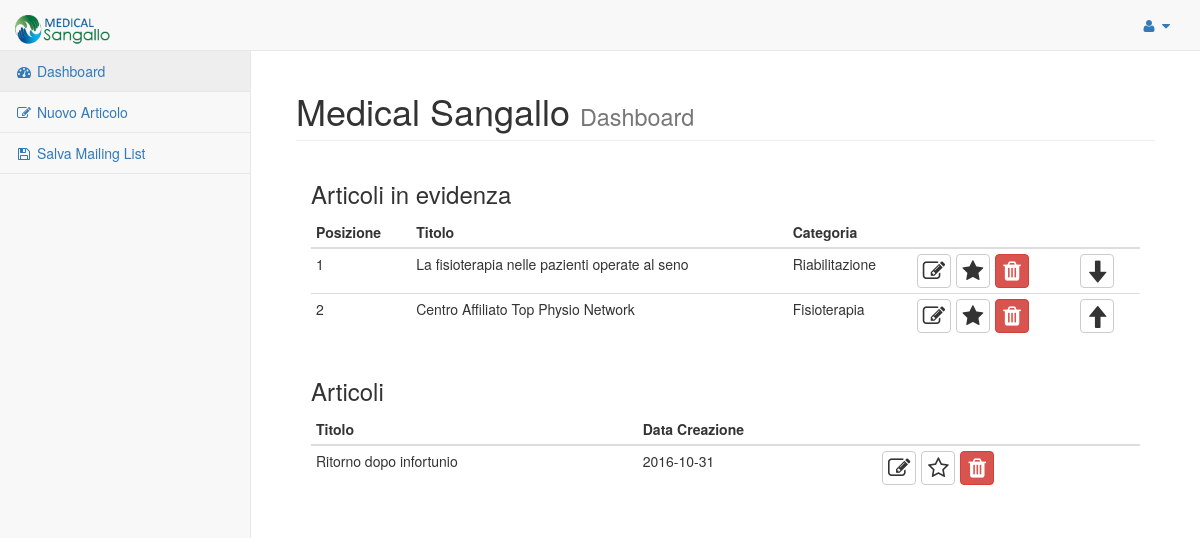
The app's page /administrator/dashboard.php (signed in) with its own data.
### tables this page shows
CREATE TABLE articolo (id INTEGER PRIMARY KEY AUTOINCREMENT, titolo TEXT UNIQUE NOT NULL, sottotitolo TEXT UNIQUE NOT NULL, testo TEXT NOT NULL, homepage INT DEFAULT 0, data_creazione DATE DEFAULT CURRENT_DATE NOT NULL, posizione INT DEFAULT 0, categoria STRING (50) NOT NULL, pathImg STRING);

### administrator/php/variabili.php (called while the page is built, shortened)
<?php
$header = "html/header.html";
$footer = "html/footer.html";
$home = "../index.html";
$changeStatus = "changeStatus.php";
$deleteArticolo = "deleteArticolo.php";
$changeOrder = "changeOrder.php";
$pagine = array(
    array(
        'nome' => 'Dashboard',
        'link' => 'dashboard.php',
        'icon' => 'dashboard'
    ),
    array(
        'nome' => 'Nuovo Articolo',
        'link' => 'nuovoArticolo.php',
        'icon' => 'edit'
    ),
    array(
        'nome' => 'Salva Mailing List',
        'link' => 'mailingList.php',
        'icon' => 'save'
    )
);
?>

### administrator/php/template.php (the view, shortened to what this page needs)
<?php
require_once("php/variabili.php");
require_once("php/utility.php");
function printNavbar()
{
    global $home;
    echo '<nav class="navbar navbar-default navbar-static-top" role="navigation" style="margin-bottom: 0">';
    echo '<div class="navbar-header">';
    echo '<a class="navbar-brand" href="' . $home . '">';
    echo '<img src="img/logo.png" alt="" style="height: 30px;">';
    echo '</a>';
    echo '</div>';
    echo '<ul class="nav navbar-top-links navbar-right">';
    echo '<li class="dropdown">';
    echo '<a class="dropdown-toggle" data-toggle="dropdown" href="#">';
    echo '<i class="fa fa-user fa-fw"></i>  <i class="fa fa-caret-down"></i>';
    echo '</a>';
    echo '</li>';
    echo '</ul>';
    printSidebar();
    echo '</nav';
}
function printSidebar()
{
    global $pagine;
    echo '<div class="navbar-default sidebar" role="navigation">';
    echo '<div class="sidebar-nav navbar-collapse">';
    echo '<ul class="nav" id="side-menu">';
    for ($x = 0; $x < count($pagine); $x++) {
        echo '<li>';
        echo '<a href="' . $pagine[$x]['link'] . '"><i class="fa fa-' . $pagine[$x]['icon'] . ' fa-fw"></i> ' . $pagine[$x]['nome'] . '</a>';
        echo '</li>';
    }
    echo '</ul>';
    echo '</div>';
    echo '</div>';
}
function printRowDashbordInEvidenza($articolo)
{
    echo "<tr>";
    echo "<td>" . $articolo['posizione'] . "</td>";
    echo "<td>" . $articolo['titolo'] . "</td>";
    echo "<td>" . $articolo['categoria'] . "</td>";
    echo "<td>";
    echo '<div style="display: inline-flex;">';
    editButton($articolo['id']);
    starButton($articolo['id'], $articolo['homepage']);
    deleteButton($articolo['id']);
    echo "</div>";
    echo "</td>";
    echo '<td>';
    arrow($articolo['id'], $articolo['posizione']);
    echo '</td>';
    echo "</tr>";
}
function printRowDashbord($articolo)
{
    echo "<tr>";
    echo "<td>" . $articolo['titolo'] . "</td>";
    echo "<td>" . $articolo['data_creazione'] . "</td>";
    echo "<td>";
    echo '<div style="display: inline-flex;">';
    starButton($articolo['id'], $articolo['homepage']);
    echo "</div>";
    echo "</td>";
    echo "</tr>";
}
function arrow($id, $posizione)
{
    global $changeOrder;
    $numeroArticoli = getNumeroArticoli();
    echo '<div style="display: inline-flex;">';
    if ($posizione != 1 && $posizione <= $numeroArticoli) {
        echo '<form action="' . $changeOrder . '" method="post">';
        echo '<button type="submit" class="btn btn-social-icon btn-default btn-dash"><span class="glyphicon glyphicon-arrow-up" aria-hidden="true"></span></button>';
        echo '</form>';
    }
    if ($posizione >= 1 && $posizione < $numeroArticoli) {
        echo '<form action="' . $changeOrder . '" method="post">';
        echo '<button type="submit" class="btn btn-social-icon btn-default btn-dash"><span class="glyphicon glyphicon-arrow-down" aria-hidden="true"></span></button>';
        echo '</form>';
    }
    echo '</div>';
}
function starButton($id, $status)
{
    global $changeStatus;
    if ($status == 0) {
        echo '<form action="' . $changeStatus . '" method="post">';
        echo '<button type="submit" class="btn btn-social-icon btn-default btn-dash"><i class="fa fa-star-o"></i></button>';
        echo '</form>';
    } else {
        echo '<form action="' . $changeStatus . '" method="post">';
        echo '<button type="submit" class="btn btn-social-icon btn-default btn-dash"><i class="fa fa-star"></i></button>';
        echo '</form>';
    }
}
function editButton($id)
{
    echo '<form action="modifica.php" method="post">';
    echo '<button type="submit" class="btn btn-social-icon btn-default btn-dash"><i class="fa fa-edit"></i></button>';
    echo '</form>';
}
function deleteButton($id)
{
    global $deleteArticolo;
    echo '<form action="' . $deleteArticolo . '" method="post">';
    echo '<button type="submit" class="btn btn-social-icon btn-danger"><i class="fa fa-trash"></i></button>';
    echo '</form>';
}
?>

### administrator/dashboard.php (shortened to what this page needs)
<?php require_once("php/variabili.php"); ?>
<?php require_once("php/template.php"); ?>
<?php require_once("php/utility.php"); ?>
<?php echo file_get_contents($header); ?>
<?php printNavbar() ?>
<div id="page-wrapper">
    <div class="container-fluid">
        <div class="row">
            <div class="col-lg-12">
                <h1 class="page-header">
                    Medical Sangallo
                    <small>Dashboard</small>
                </h1>
                <div class="container-fluid">
                    <h3>Articoli in evidenza</h3>
                    <table class="table table-condensed table-responsive">
                        <thead>
                        <tr>
                            <th>Posizione</th>
                            <th>Titolo</th>
                            <th>Categoria</th>
                            <th></th>
                            <th></th>
                        </tr>
                        </thead>
                        <tbody>
                        <?php
                        printArticoliInEvidenza();
                        ?>
                        </tbody>
                    </table>
                </div>
                <div class="container-fluid">
                    <h3>Articoli</h3>
                    <table class="table table-condensed table-responsive">
                        <thead>
                        <tr>
                            <th>Titolo</th>
                            <th>Data Creazione</th>
                            <th></th>
                        </tr>
                        </thead>
                        <tbody>
                        <?php
                        printArticoliNotInEvidenza();
                        ?>
                        </tbody>
                    </table>
                </div>
            </div>
        </div>
    </div>
</div>
<?php echo file_get_contents($footer); ?>

### administrator/php/utility.php (shortened to what this page needs)
<?php
require_once('variabili.php');
function getNumeroArticoli()
{
    $results = getArticoliInEvidenza();
    $count = 0;
    while ($articolo = $results->fetchArray()) {
        $count++;
    }
    return $count;
}
function getArticoliInEvidenza()
{
    $db = new SQLite3('database/medicalSangallo.db');
    $query = 'select * from articolo where homepage=1 order by posizione';
    $results = $db->query($query);
    return $results;
}
function printArticoliInEvidenza(){
    $results = getArticoliInEvidenza();
    while ($articolo = $results->fetchArray()) {
        printRowDashbordInEvidenza($articolo);
    }
    return $results;
}
function printArticoliNotInEvidenza(){
    $db = new SQLite3('database/medicalSangallo.db');
    $query = 'select * from articolo where homepage=0';
    $results = $db->query($query);
    while ($articolo = $results->fetchArray()) {
        printRowDashbord($articolo);
    }
    return $results;
}

### records on screen
articolo: posizione "1", titolo "La fisioterapia nelle pazienti operate al seno", categoria "Riabilitazione"
articolo: posizione "2", titolo "Centro Affiliato Top Physio Network", categoria "Fisioterapia"
articolo: titolo "Ritorno dopo infortunio", data_creazione "2016-10-31"

### other values on screen
$pagine[$x]['nome'] "Dashboard"
$pagine[$x]['nome'] "Nuovo Articolo"
$pagine[$x]['nome'] "Salva Mailing List"
